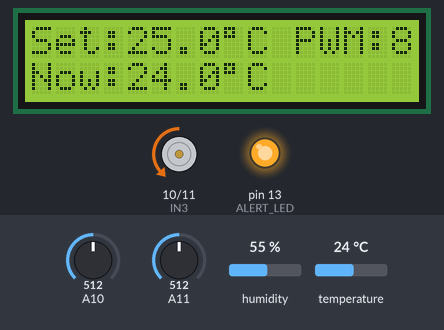
A sketch run on a simulated Arduino Mega 2560, built with avr-gcc and run on an emulated ATmega2560. On the bench: 16×2 character LCD, motor-driver pin pairs drawn as motors (green arrow = first pin HIGH = forward, orange = second pin HIGH = backward, longer = more drive, scaled by the enable pin), output pins drawn as LEDs (lit = HIGH). The inputs (shaded band) are chosen by the test bench; at power-on: temperature 24 °C, A10 = 512, A11 = 512, humidity 55 %.

Above: at 2.9 s.
3.0 s: temperature set to 28 °C
At 4.7 s:
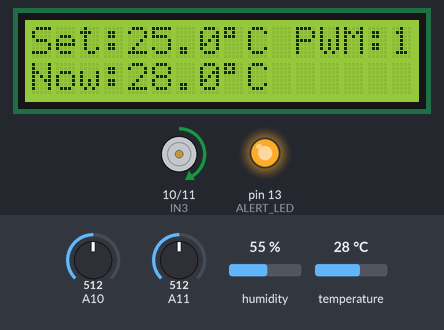
9.2 s: A10 set to 716
At 9.5 s:
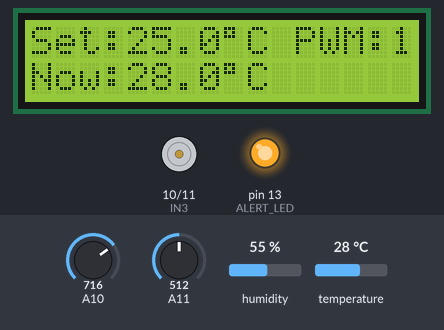
11.7 s: temperature set to 12 °C
At 13.4 s:
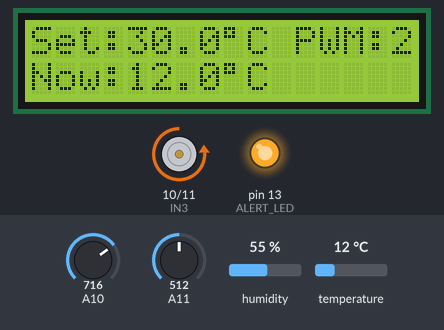
14.4 s: A10 set to 306
At 15.6 s:
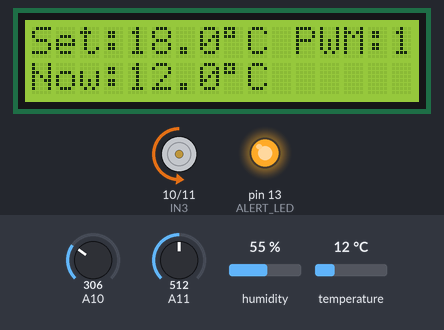
16.0 s: A11 set to 315
17.5 s: A11 set to 294
At 18.2 s:
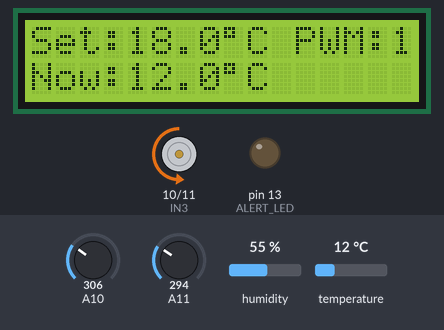
Timing chart, 0 to 20.2 s (numbered marks = the images above; inputs shaded):
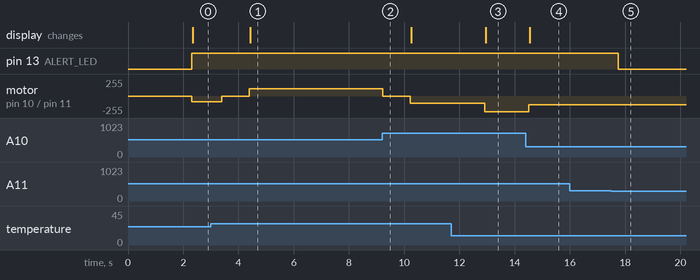

The sketch:

pico_vent_no_ai_thinker.ino
```cpp
#include <Wire.h>
#include <LiquidCrystal_I2C.h>
#include <DHT.h>

#define DHTPIN 2
#define DHTTYPE DHT11
DHT dht(DHTPIN, DHTTYPE);

LiquidCrystal_I2C lcd(0x27, 16, 2);

#define IN3 10
#define IN4 11
#define ENB 12

#define POT_PIN 26
#define MQ_PIN 27
int mqThreshold = 300;  // Adjust this value

#define ALERT_LED 13     // LED for gas alert

const unsigned long LED_PULSE_MS = 300;
unsigned long lastRxMillis = 0;
bool ledOn = false;

const uint8_t VOICE_SPEED_PWM[6] = { 0, 100, 140, 175, 210, 255 };
int8_t voiceLevel = 0;
bool stopOverride = false;
bool invertDirFlag = false;

int lastDirection = 0;
unsigned int receivedValue = 0;

void setOutputs(int direction, int pwm) {
  if (direction != lastDirection) {
    analogWrite(ENB, 0);
    delay(1000);
    if (direction > 0) {
      digitalWrite(IN3, HIGH);
      digitalWrite(IN4, LOW);
    } else if (direction < 0) {
      digitalWrite(IN3, LOW);
      digitalWrite(IN4, HIGH);
    } else {
      digitalWrite(IN3, LOW);
      digitalWrite(IN4, LOW);
    }
    lastDirection = direction;
  }
  analogWrite(ENB, pwm);
}

void setup() {
  Serial.begin(9600);
  Wire.begin();
  lcd.init();
  lcd.backlight();
  lcd.clear();
  lcd.setCursor(0,0); lcd.print("Smart Vent Init");
  delay(1200);
  dht.begin();
  pinMode(IN3, OUTPUT);
  pinMode(IN4, OUTPUT);
  pinMode(ENB, OUTPUT);
  analogWrite(ENB, 0);
  pinMode(MQ_PIN, INPUT);
  pinMode(ALERT_LED, OUTPUT);
  digitalWrite(ALERT_LED, LOW);
}

void loop() {
  if (Serial.available() >= 2) {
    byte highByte = Serial.read();
    byte lowByte  = Serial.read();
    receivedValue = (highByte << 8) | lowByte;
    lastRxMillis = millis();
    if (receivedValue == 0xA190) {
      voiceLevel = 3; stopOverride = false;
    } else if (receivedValue == 0xA191) {
      if (voiceLevel < 5) voiceLevel++;
      stopOverride = false;
    } else if (receivedValue == 0xA192) {
      voiceLevel = 2; stopOverride = false;
    } else if (receivedValue == 0xA193) {
      voiceLevel = 3; stopOverride = false;
    } else if (receivedValue == 0xA194) {
      voiceLevel = 4; stopOverride = false;
    } else if (receivedValue == 0xA195) {
      voiceLevel = 0; stopOverride = true;
    } else if (receivedValue == 0xA196) {
      invertDirFlag = !invertDirFlag;
    }
    receivedValue = 0;
  }


  int potRaw = analogRead(POT_PIN);

  float setTemp = map(potRaw, 0, 1023, 10, 40);
  float currentTemp = dht.readTemperature();
  if (isnan(currentTemp)) {
    lcd.clear();
    lcd.setCursor(0,0); lcd.print("DHT22 ERROR");
    delay(1000);
    return;
  }

  int potPWM = map(abs(currentTemp-setTemp),0,20,80,255);

  int autoDir = 0;
  if (currentTemp > setTemp + 0.2) autoDir = +1;
  else if (currentTemp < setTemp - 0.2) autoDir = -1;
  else autoDir = 0;

  int finalDir = autoDir;
  if (invertDirFlag && finalDir != 0) finalDir = -finalDir;

  int voicePWM = VOICE_SPEED_PWM[voiceLevel];
  int effectivePWM = 0;
  if (stopOverride) {
    effectivePWM = 0;
  } else {
    effectivePWM = (potPWM > voicePWM) ? potPWM : voicePWM;
  }
  if (finalDir == 0) effectivePWM = 0;

  setOutputs(finalDir, effectivePWM);

  // --- Check MQ sensor ---
  int mqValue = analogRead(MQ_PIN);

  if (mqValue > mqThreshold) {
    digitalWrite(ALERT_LED, HIGH);  // LED ON if gas detected
  } else {
    digitalWrite(ALERT_LED, LOW);   // LED OFF otherwise
  }

  // --- LCD Display ---
  lcd.clear();
  lcd.setCursor(0,0);
  lcd.print("Set:");
  lcd.print(setTemp, 1); lcd.print((char)223); lcd.print("C ");
  lcd.print("PWM:");
  lcd.print(effectivePWM);

  lcd.setCursor(0,1);
  lcd.print("Now:");
  lcd.print(currentTemp, 1); lcd.print((char)223); lcd.print("C");
  delay(500);
}
```

Measured:
- the behaviour switches between 301 and 300 on A11 (found by bisection; images 4 and 5)
- after the input at 3.0 s, motor on pin 10 (IN3) / pin 11 (IN4): backward 88/255 → stopped after 0.39 s, → forward 106/255 1.0 s later; the display: changes after 1.4 s (image 1)
- after the input at 9.2 s, motor on pin 10 (IN3) / pin 11 (IN4): forward 106/255 → stopped at once, → backward 106/255 1.0 s later
- after the input at 11.7 s, motor on pin 10 (IN3) / pin 11 (IN4): backward 106/255 → backward 237/255 after 1.2 s; the display: changes after 1.2 s (image 3)
- after the input at 14.4 s, motor on pin 10 (IN3) / pin 11 (IN4): backward 237/255 → backward 132/255 after 0.11 s; the display: changes after 0.14 s (image 4)
- after the input at 16.0 s, every drawn part: stays the same
- after the input at 17.5 s, pin 13 (ALERT_LED): HIGH → LOW after 0.25 s
